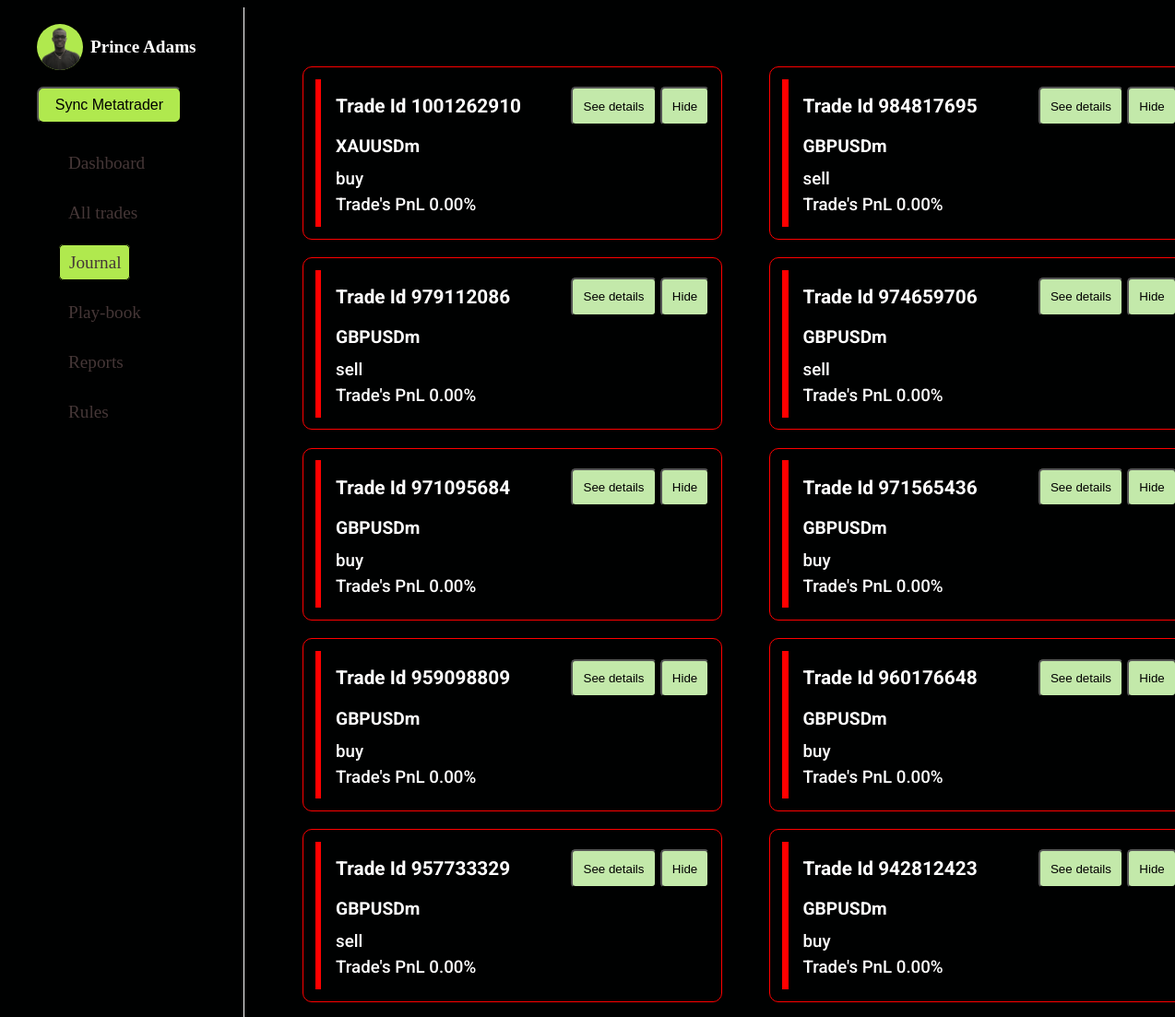
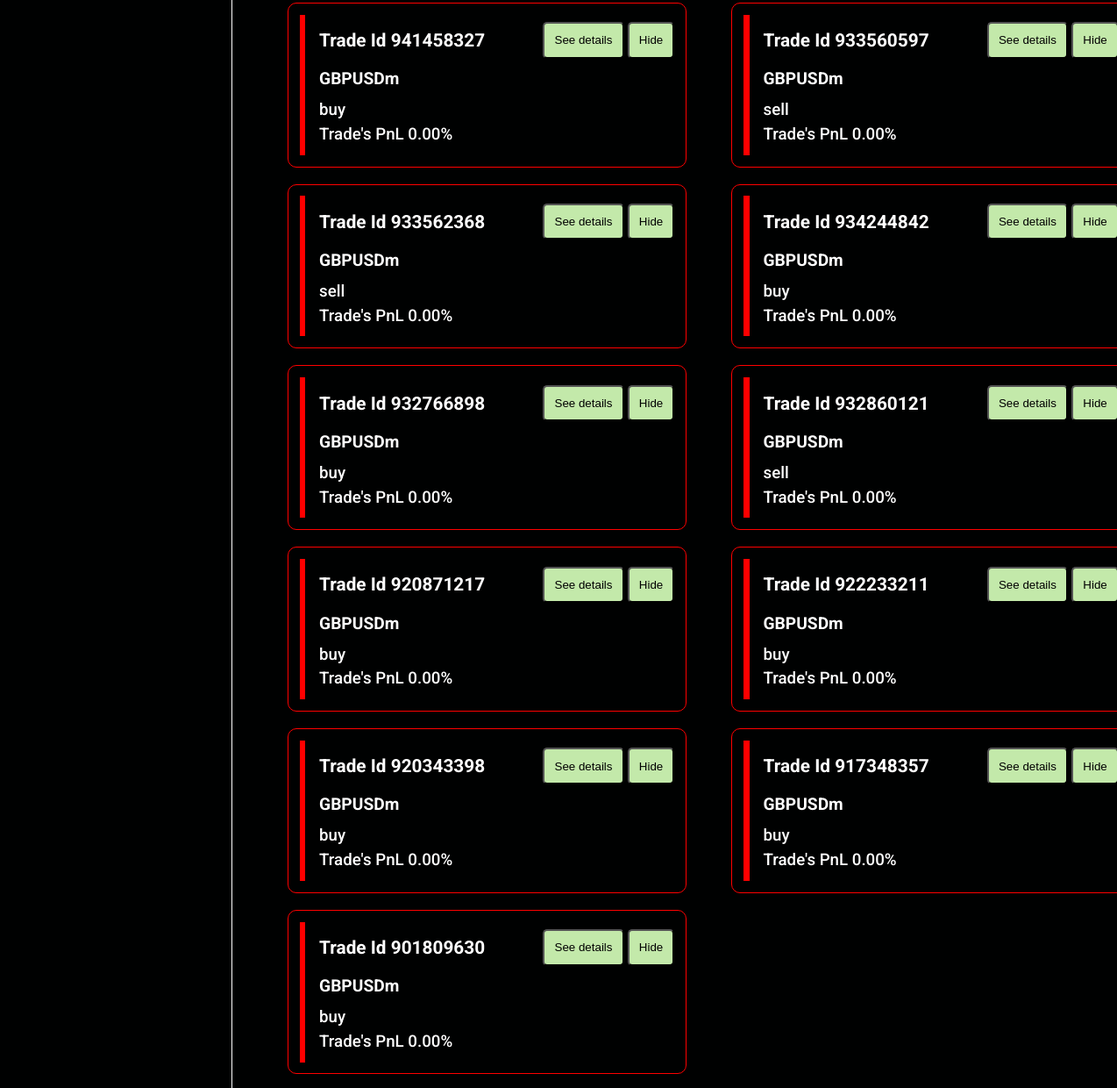
Page /journal on the committed database (2 pictures, top to bottom).
### forexJournal/models.py (models this page shows, shortened)
class TradesModel(models.Model):
    ticket = models.IntegerField(null=False, unique=True)
    opening_time = models.DateTimeField()
    closing_time = models.DateTimeField()
    order_type = models.CharField(null=False, blank=False, max_length=10)
    lot_size = models.DecimalField(decimal_places=2, max_digits=4)
    original_position_size = models.DecimalField(decimal_places=2, max_digits=4)
    symbol = models.CharField(max_length=8)
    opening_price = models.DecimalField(decimal_places=6, max_digits=12)
    closing_price = models.DecimalField(decimal_places=6, max_digits=12)
    stop_loss = models.DecimalField(decimal_places=6, max_digits=12)
    take_profit = models.DecimalField(decimal_places=6, max_digits=12)
    commission_usd = models.DecimalField(decimal_places=4, max_digits=5)
    swap_usd = models.DecimalField(decimal_places=3, max_digits=3)
    profit_usd = models.DecimalField(decimal_places=3, max_digits=7)
    equity_usd = models.CharField(max_length=10)
    margin_level = models.CharField(max_length=10)
    close_reason = models.CharField(max_length=10)
    strategy = models.ForeignKey(StrategyModel, on_delete=models.SET_NULL, null=True, blank=True)
    profit_target = models.DecimalField(max_digits=7, decimal_places=2, null=True, blank=True)
    stop_loss_value = models.DecimalField(max_digits=7, decimal_places=2, null=True, blank=True)
    tags = models.CharField(max_length=50, null=True, blank=True)
    planned_R_Multiple = models.DecimalField(max_digits=5, decimal_places=2, null=True, blank=True)
    notes = models.TextField(null=True, blank=True)

### forexJournal/views.py (the view)
# urls.py: path("journal", views.journal, name="journal"),
def journal(requests):
    context = {}
    trades = TradesModel.objects.all().order_by("-id")
    for trade in trades:
        trade.profit_usd = Money(trade.profit_usd, "USD")
    context["trades"] = trades
    return render(requests, "forexJournal/journal.html", context)

### forexJournal/templates/forexJournal/journal.html (shortened to what this page needs)
{% extends "base.html" %}
{% load static %}
{% block css_files %}
    <link rel="stylesheet" href="{% static 'forexJournal/journal.css' %}">
{% endblock css_files %}
{% block content %}
<div class="main-content">
    <ul class="list">
        {% for trade in trades %}
            <li>
                <div class="trade">
                    <div class="bar"></div>
                    <div class="items">
                        <div class="heads">
                            <h2>Trade Id {{ trade.ticket}}</h2>
                            <div>
                                <button type="button">See details</button>
                                <button type="button">Hide</button>
                            </div>
                        </div>
                        <div class="values">
                            <h3 class="first">{{ trade.profit_usd }} <span>{{ trade.symbol }}</span></h3>
                            <h3 class="second">{{ trade.order_type}}</h3>
                            <h3 class="third">Trade's PnL 0.00%</h3>
                        </div>
                    </div>
                </div>
            </li>
        {% endfor %}
    </ul>
</div>
{% endblock content %}

### forexJournal/static/forexJournal/journal.css (style rules this page uses)
.main-content { margin-left: 20rem; width: 78vw; }
.trade { height: 10rem; padding: 0.8rem; border: 0.5px solid greenyellow; border-radius: 10px; margin-right: 2rem; display: flex; cursor: pointer; transition: transform 0.3s ease; }
.heads { display: flex; align-items: center; justify-content: space-between; }
.heads button { padding: 0.7rem; background: rgb(195, 233, 170); border-radius: 5px; }
.heads h2 { font-size: 1.3rem; font-family: "Roboto", sans-serif; font-weight: bold; font-style: normal; }
.values { margin-top: -1rem; }
.values .first { font-size: 2.5rem; margin-top: -1rem; }
.first span { font-size: 1.2rem; font-family: "Roboto", sans-serif; font-weight: bold; font-style: normal; }
.second { margin-top: -2rem; font-family: "Roboto", sans-serif; font-weight: 500; font-style: normal; }
.third { margin-top: -0.8rem; font-family: "Roboto", sans-serif; font-weight: 500; font-style: normal; }
.bar { height: 100%; width: 0.4rem; background: greenyellow; }
.items { width: 97%; margin-left: 1rem; }
.list { display: grid; grid-template-columns: 1fr 1fr; gap: 1.2rem; margin-left: -2.5rem; margin-top: 4rem; list-style: none; }

### static/base.css (style rules this page uses)
:root { --main-color:#000101; --divBack: hsl(207, 35%, 10%); --selectedColor: #B0E94E; --selectedColor2: #efef05; }
body { color: white; background: var(--main-color); height: 100vh; display: grid; grid-template-columns: 1fr 4fr ; }

### rows in the picture
TradesModel: ticket "1001262910", symbol "XAUUSDm", order_type "buy"
TradesModel: ticket "984817695", symbol "GBPUSDm", order_type "sell"
TradesModel: ticket "979112086", symbol "GBPUSDm", order_type "sell"
TradesModel: ticket "974659706", symbol "GBPUSDm", order_type "sell"
TradesModel: ticket "971095684", symbol "GBPUSDm", order_type "buy"
TradesModel: ticket "971565436", symbol "GBPUSDm", order_type "buy"
TradesModel: ticket "959098809", symbol "GBPUSDm", order_type "buy"
TradesModel: ticket "960176648", symbol "GBPUSDm", order_type "buy"
TradesModel: ticket "957733329", symbol "GBPUSDm", order_type "sell"
TradesModel: ticket "942812423", symbol "GBPUSDm", order_type "buy"
TradesModel: ticket "941458327", symbol "GBPUSDm", order_type "buy"
TradesModel: ticket "933560597", symbol "GBPUSDm", order_type "sell"
TradesModel: ticket "933562368", symbol "GBPUSDm", order_type "sell"
TradesModel: ticket "934244842", symbol "GBPUSDm", order_type "buy"
TradesModel: ticket "932766898", symbol "GBPUSDm", order_type "buy"
TradesModel: ticket "932860121", symbol "GBPUSDm", order_type "sell"
TradesModel: ticket "920871217", symbol "GBPUSDm", order_type "buy"
TradesModel: ticket "922233211", symbol "GBPUSDm", order_type "buy"
TradesModel: ticket "920343398", symbol "GBPUSDm", order_type "buy"
TradesModel: ticket "917348357", symbol "GBPUSDm", order_type "buy"
TradesModel: ticket "901809630", symbol "GBPUSDm", order_type "buy"
